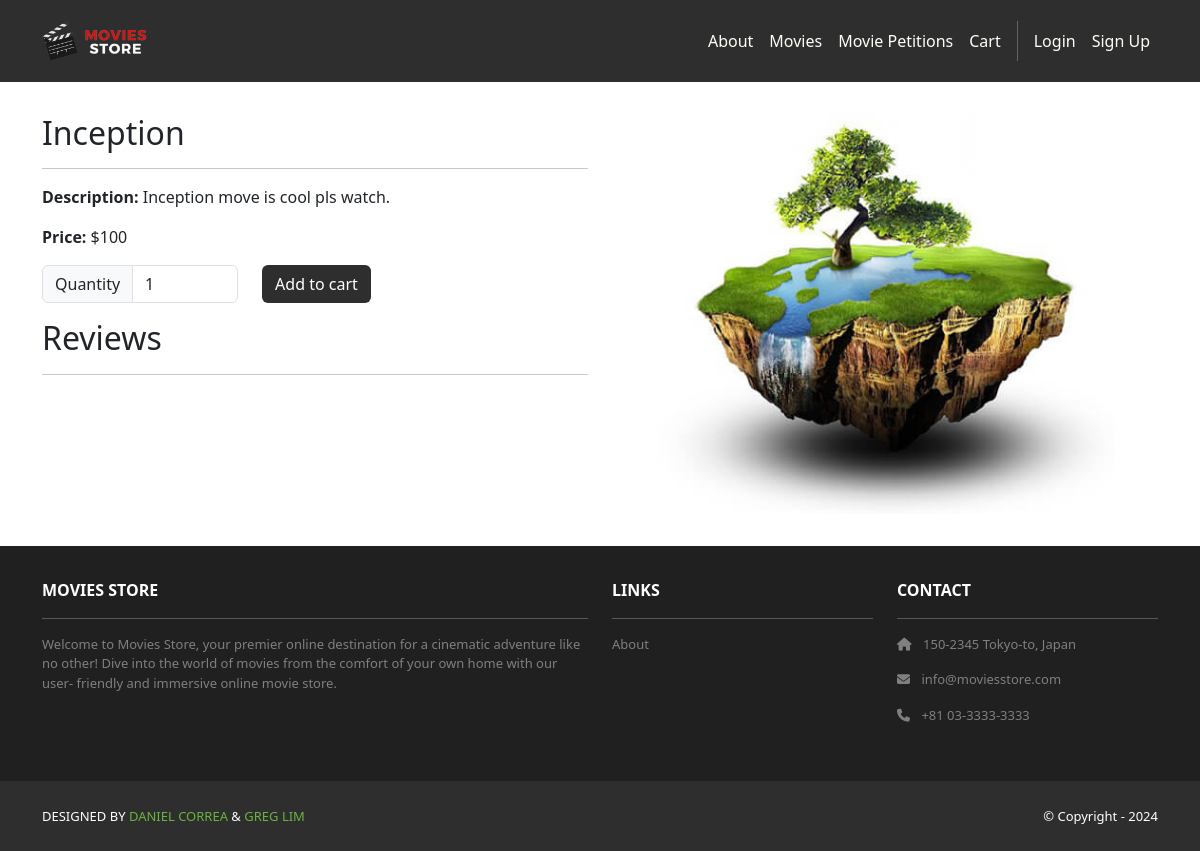
/movies/1/, run on the app's committed database.
### movies/models.py (models this page shows, shortened)
class Movie(models.Model):
    id = models.AutoField(primary_key=True)
    name = models.CharField(max_length=255)
    price = models.IntegerField()
    description = models.TextField()
    image = models.ImageField(upload_to='movie_images/')

### movies/views.py (the view)
# urls.py: path('<int:id>/', views.show, name='movies.show'),
def show(request, id):
    movie = Movie.objects.get(id=id)
    reviews = Review.objects.filter(movie=movie)
    template_data = {}
    template_data['title'] = movie.name
    template_data['movie'] = movie
    template_data['reviews'] = reviews
    return render(request, 'movies/show.html',
                  {'template_data': template_data})

### movies/templates/movies/show.html (shortened to what this page needs)
{% extends 'base.html' %}
{% block content %}
{% load static %}
<div class="p-3">
  <div class="container">
    <div class="row mt-3">
      <div class="col-md-6 mx-auto mb-3">
        <h2>{{ template_data.movie.name }}</h2>
        <hr />
        <p><b>Description:</b> {{ template_data.movie.description }}</p>
        <p><b>Price:</b> ${{ template_data.movie.price }}</p>
        <p class="card-text">
          <form method="post"
            action="{% url 'cart.add' id=template_data.movie.id %}">
            <div class="row">
              <div class="col-auto">
                <div class="input-group col-auto">
                  <div class="input-group-text">Quantity
                    </div>
                  <input type="number" min="1" max="10"
                    class="form-control quantity-input"
                    name="quantity" value="1">
                </div>
              </div>
              <div class="col-auto">
                <button class="btn bg-dark text-white"
                  type="submit">Add to cart</button>
              </div>
            </div>
          </form>
        </p>
        <h2>Reviews</h2>
        <hr />
      </div>
      <div class="col-md-6 mx-auto mb-3 text-center">
        <img src="{{ template_data.movie.image.url }}" class="rounded img-card-400" />
      </div>
    </div>
  </div>
</div>
{% endblock content %}

### moviesstore/static/css/style.css (style rules this page uses)
.bg-dark { background-color: #2E2E2E !important; }
.img-card-400 { width: fit-content; max-height: 400px; }

### data on the page
Movie: movie.name "Inception", movie.description "Inception move is cool pls watch.", movie.price "100", movie.image (picture)
